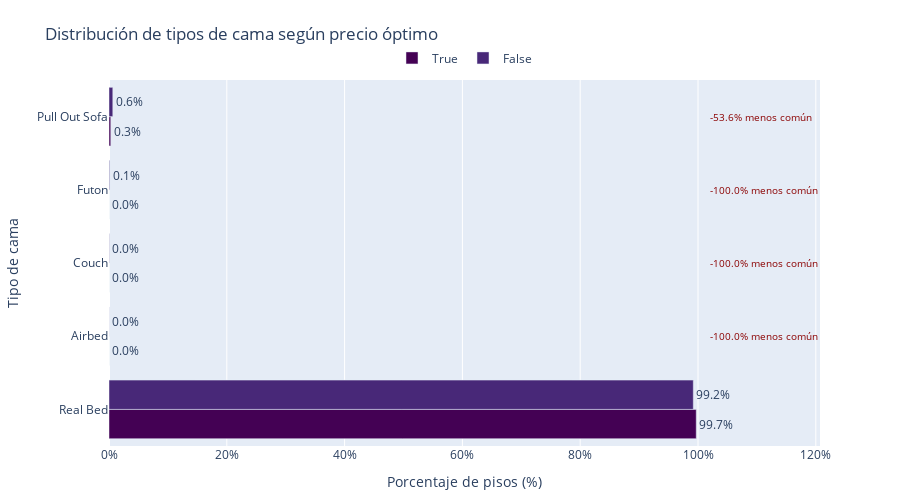
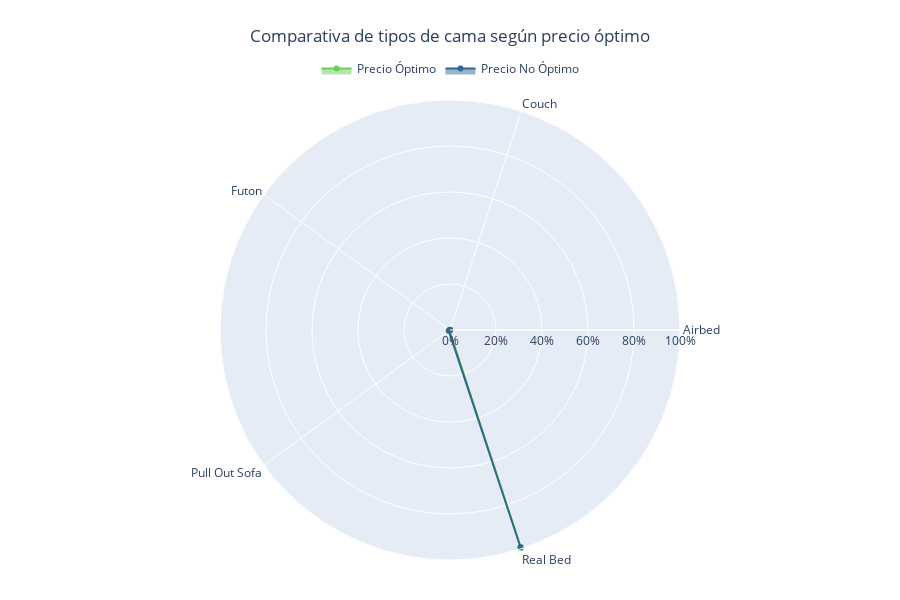

Notebook cell for these charts, in order:
### Code cell
# Crear variables dummies para bed_type
df_bed_dummies = pd.get_dummies(df['bed_type'], prefix='bed_type')

# Calcular el porcentaje de pisos según el tipo de cama
df_bed_stats = df[['precio_optimo']].join(df_bed_dummies).groupby('precio_optimo', as_index=False).mean()

# Transformar los datos para la visualización
df_bed_stats = (
    df_bed_stats
    .set_index("precio_optimo")
    .transpose()
    .reset_index()
    .melt(id_vars="index")
    .rename(columns={"index": "bed_type", "value": "porcentaje"})
)

# Mejorar los nombres de las categorías
nombre_bed_type = {
    col: col.replace("bed_type_", "").replace("_", " ").title()
    for col in df_bed_dummies.columns
}

df_bed_stats["bed_type_nombre"] = df_bed_stats["bed_type"].map(nombre_bed_type)

# Calcular diferencia porcentual
pivot_df = df_bed_stats.pivot(index='bed_type', columns='precio_optimo', values='porcentaje').reset_index()
pivot_df['diferencia'] = pivot_df[True] - pivot_df[False]
pivot_df['diferencia_porcentual'] = ((pivot_df[True] / pivot_df[False]) - 1) * 100

# Unir la diferencia al dataframe original
df_final = pd.merge(
    df_bed_stats,
    pivot_df[['bed_type', 'diferencia', 'diferencia_porcentual']],
    on='bed_type'
)

# Ordenar por la diferencia
top_bed_types = pivot_df.sort_values('diferencia', ascending=False)['bed_type'].tolist()
df_final['bed_type_orden'] = pd.Categorical(df_final['bed_type'], categories=top_bed_types, ordered=True)

# Gráfico de barras
fig = px.bar(
    df_final.sort_values('bed_type_orden'),
    y='bed_type_nombre',
    x='porcentaje',
    color='precio_optimo',
    barmode='group',
    title='Distribución de tipos de cama según precio óptimo',
    labels={
        'porcentaje': 'Porcentaje de pisos (%)',
        'bed_type_nombre': 'Tipo de cama',
        'precio_optimo': 'Precio'
    },
    category_orders={'precio_optimo': [True, False]},
    text_auto='.1%',
    color_discrete_sequence=px.colors.sequential.Viridis
)

# Personalizar la leyenda
fig.update_layout(
    legend=dict(
        title_text='',
        orientation='h',
        yanchor='top',
        y=1.1,
        xanchor='center',
        x=0.5
    ),
    xaxis=dict(tickformat='.0%'),
    margin=dict(t=80, b=40),
    height=500
)

fig.update_traces(textposition='outside')

# Anotaciones con diferencias porcentuales
for i, bed in enumerate(top_bed_types):
    subset = df_final[df_final['bed_type'] == bed]
    diff_pct = subset['diferencia_porcentual'].values[0]

    if abs(diff_pct) > 1:
        y_pos = nombre_bed_type[bed]
        texto = f"+{diff_pct:.1f}% más común" if diff_pct > 0 else f"{diff_pct:.1f}% menos común"
        color = "darkgreen" if diff_pct > 0 else "darkred"

        fig.add_annotation(
            x=1,
            y=y_pos,
            xanchor='left',
            yanchor='middle',
            text=texto,
            showarrow=False,
            font=dict(size=10, color=color),
            align='left',
            xshift=10
        )

fig.show()

# Gráfico de radar
radar_df = df_bed_stats.pivot(index='precio_optimo', columns='bed_type_nombre', values='porcentaje').reset_index()

fig_radar = go.Figure()

for i, precio in enumerate([True, False]):
    subset = radar_df[radar_df['precio_optimo'] == precio]
    if not subset.empty:
        valores = subset.iloc[0, 1:].values.tolist()
        categorias = subset.columns[1:].tolist()
        
        nombre = 'Precio Óptimo' if precio else 'Precio No Óptimo'
        color = px.colors.sequential.Viridis[7] if precio else px.colors.sequential.Viridis[3]
        
        fig_radar.add_trace(go.Scatterpolar(
            r=valores,
            theta=categorias,
            fill='toself',
            name=nombre,
            line_color=color
        ))

fig_radar.update_layout(
    polar=dict(
        radialaxis=dict(
            visible=True,
            range=[0, 1],
            tickformat='.0%'
        )
    ),
    title={
        'text': 'Comparativa de tipos de cama según precio óptimo',
        'y': 0.95,
        'x': 0.5
    },
    showlegend=True,
    legend=dict(orientation='h', yanchor='top', y=1.1, xanchor='center', x=0.5),
    margin=dict(t=100, b=40),
    height=600
)

fig_radar.show()

### Figure 1 — Plotly figure (JSON) as saved in the notebook; plotly's stock layout.template omitted (floating-point values rounded to 4 significant figures)
{"data": [{"alignmentgroup": "True", "hovertemplate": "Precio=True<br>Porcentaje de pisos (%)=%{x}<br>Tipo de cama=%{y}<extra></extra>", "legendgroup": "True", "marker": {"color": "#440154", "pattern": {"shape": ""}}, "name": "True", "offsetgroup": "True", "orientation": "h", "showlegend": true, "textposition": "outside", "texttemplate": "%{x:.1%}", "type": "bar", "x": [0.997, 0, 0, 0, 0.00299], "xaxis": "x", "y": ["Real Bed", "Airbed", "Couch", "Futon", "Pull Out Sofa"], "yaxis": "y"}, {"alignmentgroup": "True", "hovertemplate": "Precio=False<br>Porcentaje de pisos (%)=%{x}<br>Tipo de cama=%{y}<extra></extra>", "legendgroup": "False", "marker": {"color": "#482878", "pattern": {"shape": ""}}, "name": "False", "offsetgroup": "False", "orientation": "h", "showlegend": true, "textposition": "outside", "texttemplate": "%{x:.1%}", "type": "bar", "x": [0.992, 0.0001611, 0.0004028, 0.0009668, 0.006445], "xaxis": "x", "y": ["Real Bed", "Airbed", "Couch", "Futon", "Pull Out Sofa"], "yaxis": "y"}], "layout": {"annotations": [{"align": "left", "font": {"color": "darkred", "size": 10}, "showarrow": false, "text": "-100.0% menos común", "x": 1, "xanchor": "left", "xshift": 10, "y": "Airbed", "yanchor": "middle"}, {"align": "left", "font": {"color": "darkred", "size": 10}, "showarrow": false, "text": "-100.0% menos común", "x": 1, "xanchor": "left", "xshift": 10, "y": "Couch", "yanchor": "middle"}, {"align": "left", "font": {"color": "darkred", "size": 10}, "showarrow": false, "text": "-100.0% menos común", "x": 1, "xanchor": "left", "xshift": 10, "y": "Futon", "yanchor": "middle"}, {"align": "left", "font": {"color": "darkred", "size": 10}, "showarrow": false, "text": "-53.6% menos común", "x": 1, "xanchor": "left", "xshift": 10, "y": "Pull Out Sofa", "yanchor": "middle"}], "barmode": "group", "height": 500, "legend": {"orientation": "h", "title": {"text": ""}, "tracegroupgap": 0, "x": 0.5, "xanchor": "center", "y": 1.1, "yanchor": "top"}, "margin": {"b": 40, "t": 80}, "title": {"text": "Distribución de tipos de cama según precio óptimo"}, "xaxis": {"anchor": "y", "domain": [0, 1], "tickformat": ".0%", "title": {"text": "Porcentaje de pisos (%)"}}, "yaxis": {"anchor": "x", "domain": [0, 1], "title": {"text": "Tipo de cama"}}}}

### Figure 2 — Plotly figure (JSON) as saved in the notebook; plotly's stock layout.template omitted (floating-point values rounded to 4 significant figures)
{"data": [{"fill": "toself", "line": {"color": "#6ece58"}, "name": "Precio Óptimo", "r": [0, 0, 0, 0.00299, 0.997], "theta": ["Airbed", "Couch", "Futon", "Pull Out Sofa", "Real Bed"], "type": "scatterpolar"}, {"fill": "toself", "line": {"color": "#31688e"}, "name": "Precio No Óptimo", "r": [0.0001611, 0.0004028, 0.0009668, 0.006445, 0.992], "theta": ["Airbed", "Couch", "Futon", "Pull Out Sofa", "Real Bed"], "type": "scatterpolar"}], "layout": {"height": 600, "legend": {"orientation": "h", "x": 0.5, "xanchor": "center", "y": 1.1, "yanchor": "top"}, "margin": {"b": 40, "t": 100}, "polar": {"radialaxis": {"range": [0, 1], "tickformat": ".0%", "visible": true}}, "showlegend": true, "title": {"text": "Comparativa de tipos de cama según precio óptimo", "x": 0.5, "y": 0.95}}}
